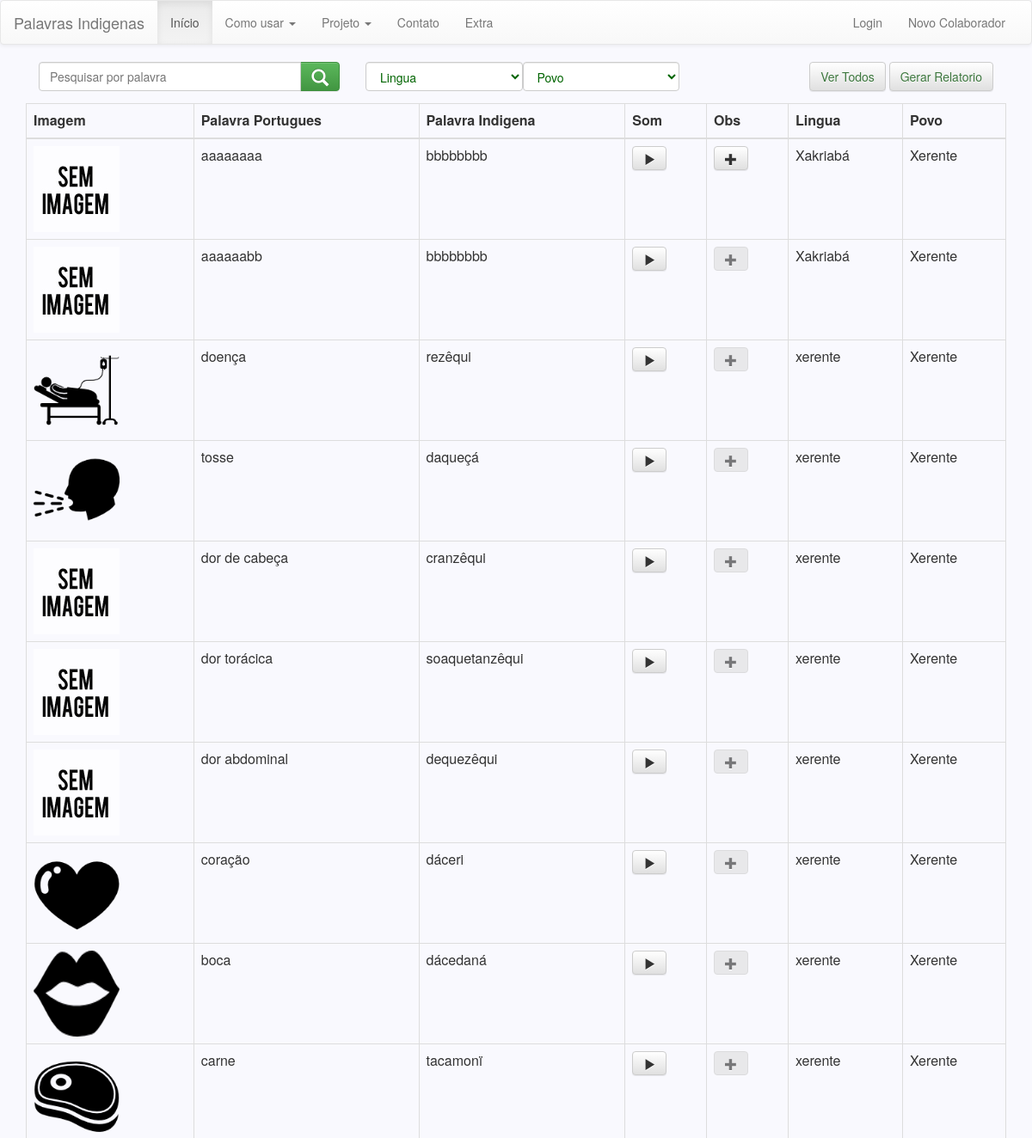
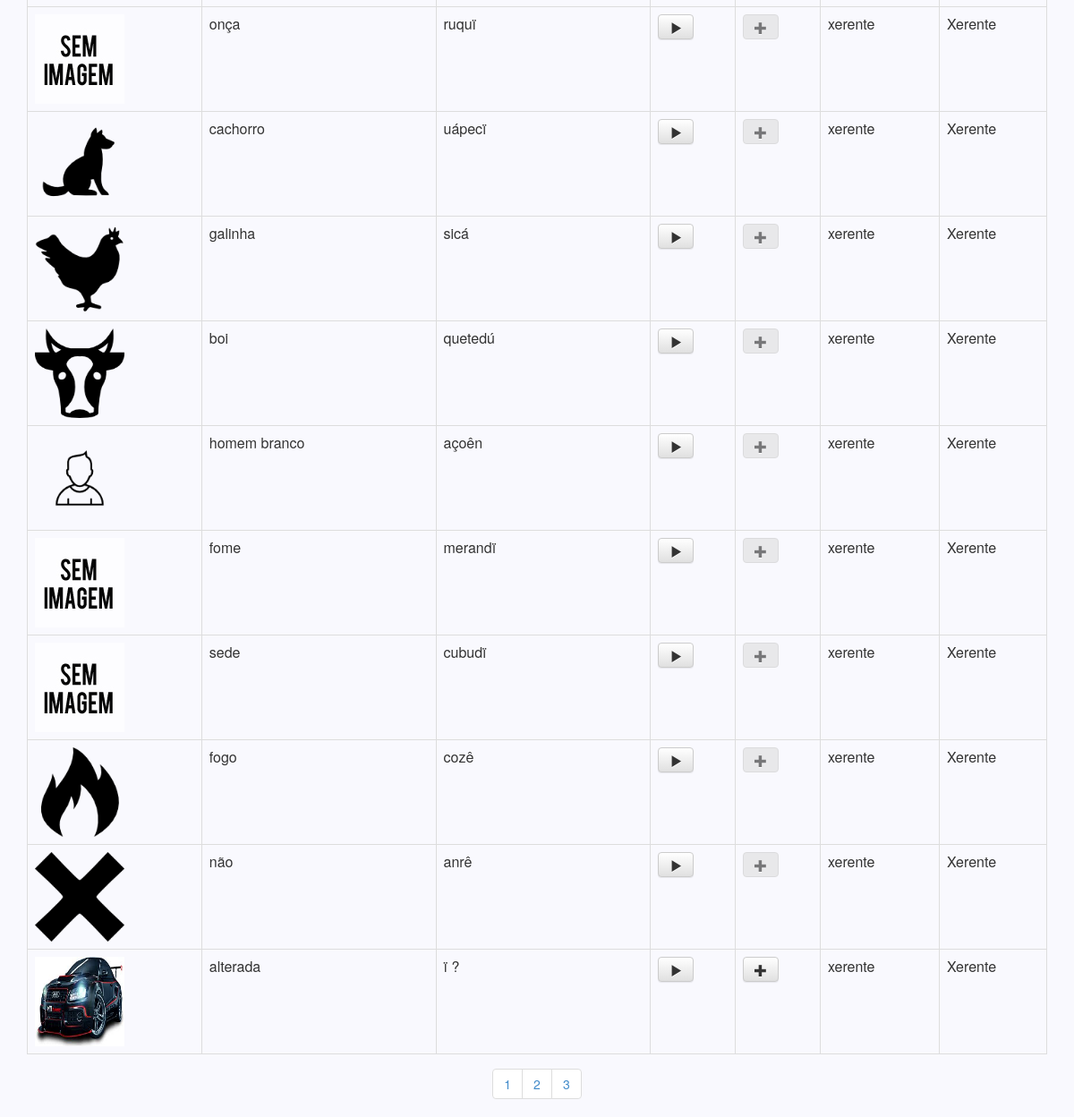
Page /?pg=3 on the committed database (2 pictures, top to bottom).
### tables this page shows
CREATE TABLE IF NOT EXISTS `palavra` (
  `idPalavra` int(11) NOT NULL AUTO_INCREMENT,
  `palavraPortugues` varchar(50) NOT NULL,
  `palavraIndigina` varchar(50) NOT NULL,
  `obsPalavra` text,
  `imagemPalavra` varchar(50) NOT NULL,
  `somPalavra` varchar(50) NOT NULL,
  `idLingua` int(11) NOT NULL,
  `idPovo` int(11) NOT NULL,
  `idUsuario` int(11) NOT NULL,
  PRIMARY KEY (`idPalavra`)
);

CREATE TABLE IF NOT EXISTS `lingua` (
  `idLingua` int(11) NOT NULL AUTO_INCREMENT,
  `nomeLingua` varchar(50) NOT NULL,
  `obsLingua` text NOT NULL,
  `statusLingua` int(1) NOT NULL,
  PRIMARY KEY (`idLingua`)
);

CREATE TABLE IF NOT EXISTS `povo` (
  `idPovo` int(11) NOT NULL AUTO_INCREMENT,
  `nomePovo` varchar(50) NOT NULL,
  `obsPovo` text NOT NULL,
  `statusPovo` int(1) NOT NULL,
  PRIMARY KEY (`idPovo`)
);

### application/controllers/Palavras.php (called while the page is built, shortened)
<?php
class Palavras extends CI_Controller {
    public function __construct() {
        $this->load->database();
        $this->load->library('session');
        $this->load->helper('url');
        $this->load->library('form_validation');
        $this->load->library('upload');
        $this->load->model('Palavras_model');
        $this->load->model('Povo_model');
        $this->load->model('Lingua_model');
        $this->load->model('Categoria_model');
    }
    private $menu_sistema = 'visitante/menuTop';
    private $conteudo_sistema = 'visitante/homeVisitante';
    private $dados = NULL;
    private $numeroPagina = 0;
    protected $numeroRegistroPorPagina = 20;
    protected function saida_tela() {
        $this->load->view('tela/titulo');
        $this->load->view($this->menu_sistema);
        $this->load->view($this->conteudo_sistema, $this->dados);
        $this->load->view('tela/rodape');
    }
    public function index() {
        $opcaoLingua = 0;
        $opcaoPovo = 0;
        if (isset($_GET['pg'])) {
            $this->numeroPagina = $_GET['pg'] - 1;
        }
        $registro_palavras = "";
        $qtde_paginas = 0;
        if ((isset($_GET['p']))) {
            $pesquisa = trim(strip_tags($_GET['p']));
            $registro_palavras = $this->Palavras_model->buscaPesquisa($pesquisa)->result();
            $quantidadeRegistroPalavras = 0;
        } else {
            $limit = array(
                'inicio' => $this->numeroRegistroPorPagina,
                'totalpagina' => $this->numeroPagina * $this->numeroRegistroPorPagina,
            );
            $registro_palavras = $this->Palavras_model->consultarPalavras($limit)->result();
            $quantidadeRegistroPalavras = $this->Palavras_model->consultarNumeroRegistro();
            $qtde_paginas = ceil($quantidadeRegistroPalavras / $this->numeroRegistroPorPagina);
        }
        $this->todas_palavras = NULL;
        foreach ($registro_palavras as $reg_pal) {
            if ((!strlen($reg_pal->imagemPalavra) > 2) || (!file_exists("./imagem/" . $reg_pal->imagemPalavra)) || $reg_pal->imagemPalavra == NULL) {
                $reg_pal->imagemPalavra = 'sem_imagem.jpg';
            }
            if ($reg_pal->obsPalavra == "" || $reg_pal->obsPalavra == NULL) {
                $reg_pal->obsPalavra = 1;
            }
            $this->todas_palavras[] = $reg_pal;
        }
        $linguas = $this->Lingua_model->obter_todas_lingua_ativas()->result();
        $povos = $this->Povo_model->obter_todos_povo_ativo()->result();
        $this->dados = array(
            'registro_pralavras' => $this->todas_palavras,
            'linguas' => $linguas,
            'povos' => $povos,
            'opcaoLingua' => $opcaoLingua,
            'opcaoPovo' => $opcaoPovo,
            'qtde_paginas' => $qtde_paginas,
            'tipoUsuarioSistema' => $this->session->userdata('tipo_usuario'),
        );
        $this->saida_tela();
    }
}

### index.php (called while the page is built, shortened)
<?php
require_once BASEPATH.'core/CodeIgniter.php';

### application/models/Palavras_model.php (called while the page is built, shortened)
<?php
class Palavras_model extends CI_Model {
    public function consultarNumeroRegistro() {
        $this->db->select('*');
        $this->db->from('palavra');
        $this->db->join('lingua', 'lingua.idLingua = palavra.idLingua');
        $this->db->join('povo', 'povo.idPovo = palavra.idPovo');
        return $this->db->count_all_results();
    }
    public function consultarPalavras($limit) {
        $this->db->select('*');
        $this->db->from('palavra');
        $this->db->join('lingua', 'lingua.idLingua = palavra.idLingua');
        $this->db->join('povo', 'povo.idPovo = palavra.idPovo');
        $this->db->limit($limit['inicio'], $limit['totalpagina']);
        return $query = $this->db->get();
    }
}

### application/views/visitante/homeVisitante.php (the view, shortened to what this page needs)
<div class="container">
    <div class="col-lg-12" style="margin: 0px; padding: 0px;">
        <div class="col-lg-4">
            <form action="./" method="GET" >
                <div class="input-group">
                    <input type="text" name="p" required="true" class="form-control" placeholder="Pesquisar por palavra" value="" />
                    <span class="input-group-btn">
                        <button class="btn btn-success" type="submit" ><i style="font-size: 20px" class="glyphicon glyphicon-search" ></i></button>
                    </span>
                </div>
            </form>
        </div>
        <div class="col-lg-8 text-right">
            <a class="btn btn-default" href="./" ><span class="text-success"> Ver Todos </span></a>
            <?php
            $linkRelatorio = '';
            if ((empty($opcaoLingua)) && (empty($opcaoPovo))) {
                $linkRelatorio = base_url('palavras/gerar_relatorio');
            } else {
                $linkRelatorio = base_url('palavras/gerar_relatorio?lingua=' . $opcaoLingua . '&povo=' . $opcaoPovo);
            }
            ?>
            <a class="btn btn-default" target="_blank" href="<?php echo $linkRelatorio ?>" ><span class="text-success"> Gerar Relatorio </span></a>
            <div class="col-lg-3" style="padding: 0px; margin: 0px">
                <select name="" class="form-control" id="lingua" onchange="fuc_filtros()" style="color: #006400" >
                    <option value="0">Lingua</option>
                </select>
            </div>
            <div class="col-lg-3 " style="padding: 0px; margin: 0px">
                <select name="" id="povo" onchange="fuc_filtros()" class="form-control" style="color: #006400" >
                    <option value="0">Povo</option>
                </select>
            </div>
        </div>
        <?php
        if (count($registro_pralavras) === 0) {
            ?>
            <div style="clear: both; text-align: center"> Registro não encontrado!</div>
        <?php } else {
            ?>
            <table class="table table-bordered">
                <thead>
                    <tr>
                        <th>Imagem</th>
                        <th>Palavra Portugues</th>
                        <th>Palavra Indigena</th>
                        <th>Som</th>
                        <th>Obs</th>
                        <th>Lingua</th>
                        <th>Povo</th>
                    </tr>
                </thead>
                <tbody>
                    <?php
                    foreach ($registro_pralavras as $res_pal) {
                        ?>
                        <tr>
                            <td>
                                <img src="<?php echo "./imagem/" . $res_pal->imagemPalavra ?>" width="100" height="100" />
                            </td>
                            <td><?php echo $res_pal->palavraPortugues ?></td>
                            <td><?php echo $res_pal->palavraIndigina ?></td>
                            <td>
                                <div class="btn-group">
                                    <button class="btn btn-default" onclick="document.getElementById('audio_<?php echo $res_pal->idPalavra ?>').play()"><i class="glyphicon glyphicon-play"></i></button>
                                </div>
                            </td>
                            <td><?php if ($res_pal->obsPalavra != 1) { ?>
                                    <button type="button" class="btn btn-default"   onclick="exibirObservacao('<?php echo $res_pal->obsPalavra ?>')" ><i class="glyphicon glyphicon-plus" ></i></button>
                                <?php } else { ?>
                                    <button type="button" class="btn btn-default" disabled="true"  ><i class="glyphicon glyphicon-plus" ></i></button>
                                <?php } ?>
                            </td>
                            <td><?php echo $res_pal->nomeLingua ?></td>
                            <td><?php echo $res_pal->nomePovo ?></td>
                        </tr>
                        <?php
                    }
                    ?>
                </tbody>
            </table>
            <div class="col-lg-12 text-center paginacao">
                <ul class="pagination">
                    <?php
                    $linkPaginacao = '';
                    if ((empty($opcaoLingua)) && (empty($opcaoPovo))) {
                        $linkPaginacao = base_url('?pg=');
                    } else {
                        $linkPaginacao = base_url('?lingua=' . $opcaoLingua . '&povo=' . $opcaoPovo.'&pg=');
                    }
                    for ($i = 1; $i <= $qtde_paginas; $i++) {
                        ?>
                        <li><a href="<?php echo $linkPaginacao.$i ?>"><?php echo $i ?></a></li>
                    <?php } ?>
                </ul>
            </div>
            <?php
        }
        ?>
    </div>
</div>

### css/estilo_geral.css (style rules this page uses)
html body { margin: 0px; padding: 0px; }
body { background-color: #f9f9fe; }
.container { margin-bottom: 50px; }
.paginacao { position: fixed; width: 100%; bottom: 0; left: 0; }

### rows in the picture
palavra: palavraPortugues "aaaaaaaa", palavraIndigina "bbbbbbbb", idLingua.nomeLingua "Xakriabá", idPovo.nomePovo "Xerente"
palavra: palavraPortugues "aaaaaabb", palavraIndigina "bbbbbbbb", idLingua.nomeLingua "Xakriabá", idPovo.nomePovo "Xerente"
palavra: imagemPalavra (picture), palavraPortugues "doença", palavraIndigina "rezêqui", idLingua.nomeLingua "xerente", idPovo.nomePovo "Xerente"
palavra: imagemPalavra (picture), palavraPortugues "tosse", palavraIndigina "daqueçá", idLingua.nomeLingua "xerente", idPovo.nomePovo "Xerente"
palavra: palavraPortugues "dor de cabeça", palavraIndigina "cranzêqui", idLingua.nomeLingua "xerente", idPovo.nomePovo "Xerente"
palavra: palavraPortugues "dor torácica", palavraIndigina "soaquetanzêqui", idLingua.nomeLingua "xerente", idPovo.nomePovo "Xerente"
palavra: palavraPortugues "dor abdominal", palavraIndigina "dequezêqui", idLingua.nomeLingua "xerente", idPovo.nomePovo "Xerente"
palavra: imagemPalavra (picture), palavraPortugues "coração", palavraIndigina "dáceri", idLingua.nomeLingua "xerente", idPovo.nomePovo "Xerente"
palavra: imagemPalavra (picture), palavraPortugues "boca", palavraIndigina "dácedaná", idLingua.nomeLingua "xerente", idPovo.nomePovo "Xerente"
palavra: imagemPalavra (picture), palavraPortugues "carne", palavraIndigina "tacamonï", idLingua.nomeLingua "xerente", idPovo.nomePovo "Xerente"
palavra: palavraPortugues "onça", palavraIndigina "ruquï", idLingua.nomeLingua "xerente", idPovo.nomePovo "Xerente"
palavra: imagemPalavra (picture), palavraPortugues "cachorro", palavraIndigina "uápecï", idLingua.nomeLingua "xerente", idPovo.nomePovo "Xerente"
palavra: imagemPalavra (picture), palavraPortugues "galinha", palavraIndigina "sicá", idLingua.nomeLingua "xerente", idPovo.nomePovo "Xerente"
palavra: imagemPalavra (picture), palavraPortugues "boi", palavraIndigina "quetedú", idLingua.nomeLingua "xerente", idPovo.nomePovo "Xerente"
palavra: imagemPalavra (picture), palavraPortugues "homem branco", palavraIndigina "açoên", idLingua.nomeLingua "xerente", idPovo.nomePovo "Xerente"
palavra: palavraPortugues "fome", palavraIndigina "merandï", idLingua.nomeLingua "xerente", idPovo.nomePovo "Xerente"
palavra: palavraPortugues "sede", palavraIndigina "cubudï", idLingua.nomeLingua "xerente", idPovo.nomePovo "Xerente"
palavra: imagemPalavra (picture), palavraPortugues "fogo", palavraIndigina "cozê", idLingua.nomeLingua "xerente", idPovo.nomePovo "Xerente"
palavra: imagemPalavra (picture), palavraPortugues "não", palavraIndigina "anrê", idLingua.nomeLingua "xerente", idPovo.nomePovo "Xerente"
palavra: imagemPalavra (picture), palavraPortugues "alterada", palavraIndigina "ï ?", idLingua.nomeLingua "xerente", idPovo.nomePovo "Xerente"
